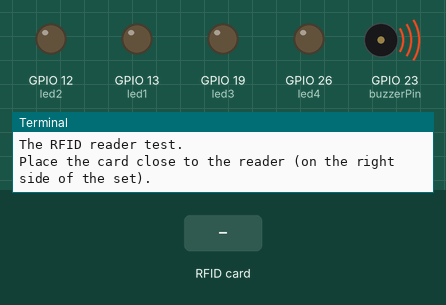
A program run on a simulated Raspberry Pi (BCM pin numbers). Parts: output pins drawn as LEDs (lit = HIGH), buzzer (waves = sounding, pin HIGH), the last lines printed to the terminal. The inputs (shaded band) are chosen by the test bench. At 1.8 s the program stops and its outputs stay as they are.

Above: at 1.2 s.
1.3 s: RFID card 5E 7A 19 C4 held to the reader
At 2.8 s:
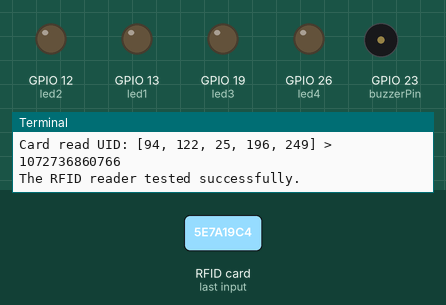
Timing chart, 0 to 3.3 s (numbered marks = the images above; inputs shaded):
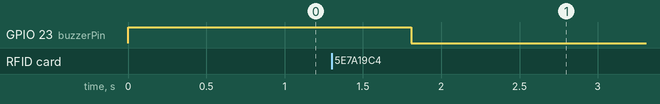

Measured:
- after the input at 1.3 s, GPIO 23 (buzzerPin): HIGH → LOW after 0.51 s

The program:

rfid.py
```python
#!/usr/bin/env python3

# pylint: disable=no-member

import time
import RPi.GPIO as GPIO
from config import *  # pylint: disable=unused-wildcard-import
from mfrc522 import MFRC522


def rfid_read() -> tuple[int, int]:
    MIFAREReader = MFRC522()
    counter = 0
    while True:
        (status, _) = MIFAREReader.MFRC522_Request(MIFAREReader.PICC_REQIDL)
        if status == MIFAREReader.MI_OK:
            (status, uid) = MIFAREReader.MFRC522_Anticoll()
            if status == MIFAREReader.MI_OK:
                num = 0
                for i in range(0, len(uid)):
                    num += uid[i] << (i*8)
                print(f"Card read UID: {uid} > {num}")
                time.sleep(0.5)
                counter += 1
                return uid, num


def test():
    print('\nThe RFID reader test.')
    print('Place the card close to the reader (on the right side of the set).')
    rfid_read()
    print("The RFID reader tested successfully.")


if __name__ == "__main__":
    test()
    GPIO.cleanup()  # pylint: disable=no-member
```

config.py
```python
#!/usr/bin/env python3
# pylint: disable=no-member

import RPi.GPIO as GPIO

# pin numbers in BCM
GPIO.setmode(GPIO.BCM)
GPIO.setwarnings(False)

led1 = 13
led2 = 12
led3 = 19
led4 = 26
GPIO.setup(led1, GPIO.OUT)
GPIO.setup(led2, GPIO.OUT)
GPIO.setup(led3, GPIO.OUT)
GPIO.setup(led4, GPIO.OUT)

buttonRed = 5
buttonGreen = 6
encoderLeft = 17
encoderRight = 27
GPIO.setup(buttonRed, GPIO.IN, pull_up_down=GPIO.PUD_UP)
GPIO.setup(buttonGreen, GPIO.IN, pull_up_down=GPIO.PUD_UP)
GPIO.setup(encoderLeft, GPIO.IN, pull_up_down=GPIO.PUD_UP)
GPIO.setup(encoderRight, GPIO.IN, pull_up_down=GPIO.PUD_UP)

buzzerPin = 23
GPIO.setup(buzzerPin, GPIO.OUT)
GPIO.output(buzzerPin, 1)

ws2812pin = 8


def configInfo():
    print('This is only configuration file.\n')


if __name__ == "__main__":
    configInfo()
```
